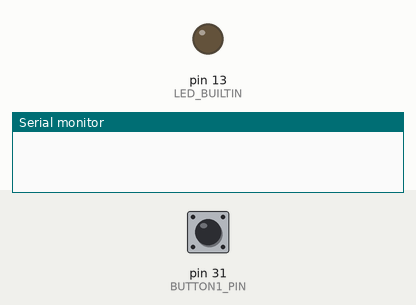
The sketch below on a simulated Arduino Mega 2560, built with avr-gcc and run on an emulated ATmega2560. Parts: output pins drawn as LEDs (lit = HIGH), the last lines printed to the serial monitor. Dashed ring = blinking. The inputs (shaded band) are chosen by the test bench; at power-on: pin 31 (BUTTON1_PIN) HIGH.

Above: at 1.2 s.
1.3 s: pin 31 (BUTTON1_PIN) pulled LOW for 0.15 s
At 1.4 s:
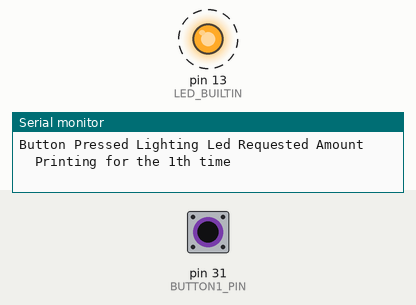
4.3 s: pin 31 (BUTTON1_PIN) pulled LOW for 1 s
At 4.82 s:
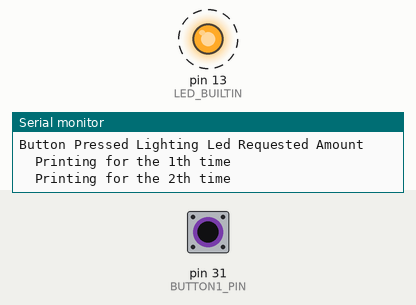
7.3 s: pin 31 (BUTTON1_PIN) pulled LOW for 3.2 s
At 7.43 s:
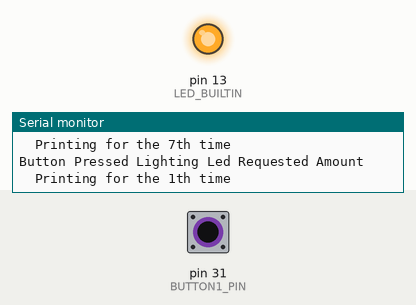
Timing chart, 0 to 14.3 s (numbered marks = the images above; inputs shaded):
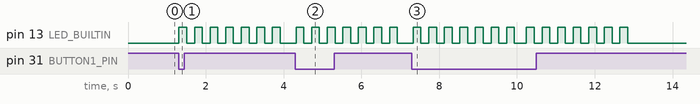

The sketch:

Exercise_2_Task_4.ino
```cpp
#define BAUDRATE 9600
#define BUTTON1_PIN 31

int buttonstate;
int ledLigthingCounter = 1;

void setup()
{
  // put your setup code here, to run once:
  pinMode(LED_BUILTIN, OUTPUT);
  pinMode(BUTTON1_PIN, INPUT_PULLUP);
  Serial.begin(BAUDRATE);
}

void loop()
{
  // put your main code here, to run repeatedly:
  buttonstate = digitalRead(BUTTON1_PIN);

  if (buttonstate == LOW)
    ledBlink(7, 200);
  else
    digitalWrite(LED_BUILTIN, LOW);
  delay(100);
}

void ledCounterPrint(int i)
{
  Serial.print("\tPrinting for the ");
  Serial.print(++i);
  Serial.println("th time");
}

void ledBlink(int times, int duration){
  Serial.println("Button Pressed Lighting Led Requested Amount");
  for (int i = 0; i < times; i++)
  {
    ledCounterPrint(i);
    digitalWrite(LED_BUILTIN, HIGH);
    delay(duration);
    digitalWrite(LED_BUILTIN, LOW);
    delay(duration);
  }
}
```

Measured:
- after the input at 1.3 s, pin 13 (LED_BUILTIN): alternates HIGH for 0.20 s and LOW for 0.20 s, starting at once
- after the input at 4.3 s, pin 13 (LED_BUILTIN): alternates HIGH for 0.20 s and LOW for 0.20 s, starting at once
- after the input at 7.3 s, pin 13 (LED_BUILTIN): goes 6 × (HIGH 0.20 s, LOW 0.20 s), HIGH 0.20 s, LOW 0.31 s, 6 × (HIGH 0.20 s, LOW 0.20 s), HIGH 0.20 s, then LOW, starting at once
